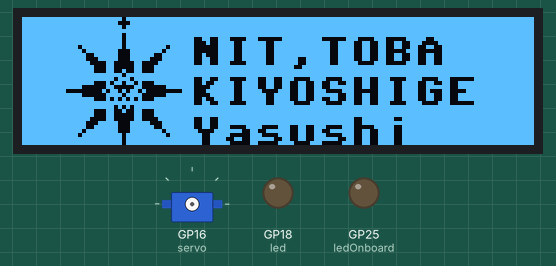
Recording of a program running on a simulated Raspberry Pi Pico running MicroPython. On the bench: 128×32 one-colour display, servo, output pins drawn as LEDs (lit = HIGH). Servo angles are drawn from the pulse width (0.5 ms = 0°, 2.5 ms = 180°); library files of the repository ran but are not shown: ssd1306.py; what the program prints to the serial console is not drawn. At 9.0 s the program stops and its outputs stay as they are.

Above: at 0.1 s.
At 1.1 s:
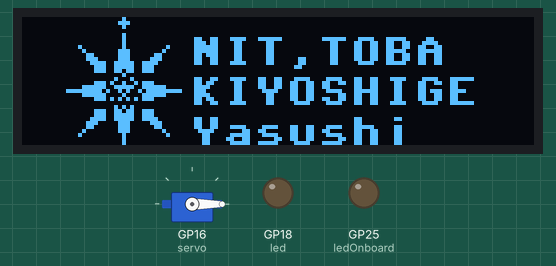
At 5.1 s:
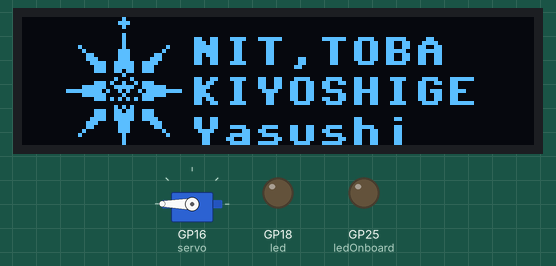
At 7.1 s:
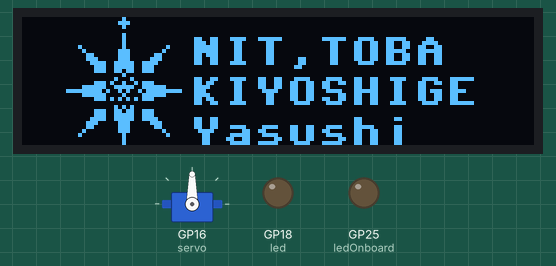
Timing chart, 0 to 8.6 s (numbered marks = the images above):
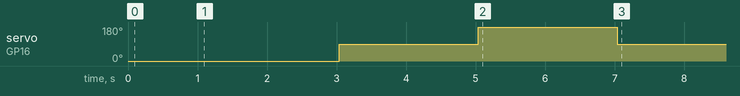

The program:

groveservo.py
```python
from machine import Pin, I2C, UART, PWM
from lib.ssd1306 import SSD1306_I2C
import time
import utime
import framebuf

WIDTH  = 128                                            # oled display width
HEIGHT = 32                                             # oled display height


i2c = I2C(0)                                            # Init I2C using I2C0 defaults, SCL=Pin(GP9), SDA=Pin(GP8), freq=400000
print("I2C Address      : "+hex(i2c.scan()[0]).upper()) # Display device address
print("I2C Configuration: "+str(i2c))                   # Display I2C config


oled = SSD1306_I2C(WIDTH, HEIGHT, i2c)                  # Init oled display

button = Pin(20, Pin.IN, Pin.PULL_DOWN)
led = Pin(18, Pin.OUT)
ledOnboard = Pin(25, Pin.OUT)

# School Emblem 32x32
buffer = bytearray(b"\x00\x01\x00\x00\x00\x03\x80\x00\x00\x01\x00\x00\x00\x00\x00\x00\x00\x01\x00\x00\x00\x01\x00\x00\x00\x01\x00\x00\x08\x01\x00\x20\x04\x03\x80\x40\x03\x03\x81\x80\x03\x83\x83\x80\x01\xE7\xCF\x00\x00\xE7\xCE\x00\x00\xE6\xCE\x00\x00\x01\x00\x00\x00\x04\x40\x00\x00\xE9\x2E\x00\x07\xE7\xCF\xC0\x7F\xD2\x97\xFC\x07\xE1\x0F\xC0\x00\xEA\xAE\x00\x00\x00\x00\x00\x00\x05\x40\x00\x00\xE6\xCE\x00\x00\xE7\xCE\x00\x01\xE7\xCF\x00\x03\x83\x83\x80\x03\x03\x81\x80\x04\x03\x80\x40\x08\x01\x00\x20\x00\x01\x00\x00\x00\x01\x00\x00")

# Load the image into the framebuffer (the image is 32x32)
fb = framebuf.FrameBuffer(buffer, 32, 32, framebuf.MONO_HLSB)

# Clear the oled display in case it has junk on it.
oled.fill(0)

# Blit the image from the framebuffer to the oled display
oled.blit(fb, 10,0)

# Add some text
oled.text("NIT,TOBA",42,5)
oled.text("KIYOSHIGE",42,15)
oled.text("Yasushi",42,25)

# Finally update the oled display so the image & text is displayed
oled.show()
i = 0
while i < 5:
    #oled.scroll(1,0)
    oled.invert(1)
    ledOnboard.value(0)
    time.sleep(0.1)
    oled.invert(0)
    ledOnboard.value()
    time.sleep(0.1)
    i+=1

#uart test
# uart0 = UART(0, baudrate=9600, tx=Pin(0), rx=Pin(1))

# txData =b'hello world\n\r'
# uart0.write(txData)
# time.sleep(0.1)
# rxData = bytes()

servo = PWM(Pin(16, Pin.OUT))
servo.freq(50)  #PWM 50Hz(20ms)


angle = 90
max_pulse_width = 2500
min_pulse_width = 500
angle = max(0,min(180, angle))
pulse_width = angle / 180.0 * (max_pulse_width - min_pulse_width) + min_pulse_width
duty = pulse_width / (1000000.0 / servo.freq())
dutyint = int(duty*65535)

print(servo.freq())
print(angle)
print(pulse_width)
print(duty)
print(dutyint)

servo.duty_u16(1638)
time.sleep(2)
servo.duty_u16(4915)
time.sleep(2)
servo.duty_u16(8191)
time.sleep(2)
servo.duty_u16(dutyint)
time.sleep(2)

#servo.duty_u16(int(pulse_width / (1000000.0 / servo.freq()))


# while True:
#     #button read & #LEDO ON/OFF
#     # led.value(1)
#     led.value(button.value())
#     #servo test
#     # servo.freq(50)
#     # servo.duty_u16(int(duty))
#     time.sleep(2)
#     # servo.duty_u16(62260)
#     time.sleep(2)
#     #time.sleep(1)
```
